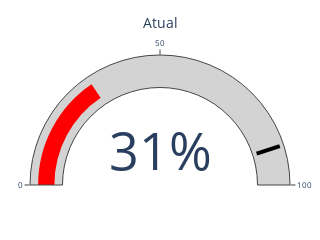
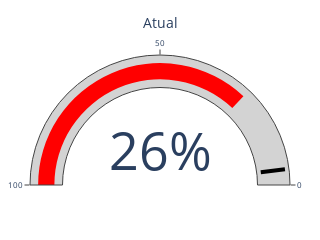
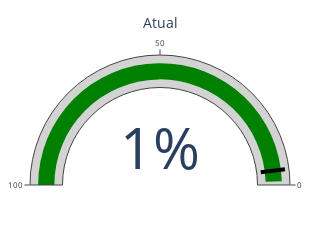

Here is the notebook cell these charts were saved with, in order:
### Code cell
import plotly.graph_objects as go

# cSpell: disable=invalid-name


def calculate_eficiencia(df):
    return df["eficiencia"].mean()


def calculate_performance(df):
    return df["performance"].mean()


def calculate_reparos(df):
    return df["reparo"].mean()


def draw_circular_progress_bar_v2(df: pd.DataFrame, type: str, meta: int):
    # mapear o tipo das funções
    type_map = {
        "eficiencia": calculate_eficiencia,
        "performance": calculate_performance,
        "reparo": calculate_reparos,
    }

    # Verificar a primeira data_registro do dataframe para saber se os dados são do mês atual
    this_month = df["data_registro"].iloc[0].month == pd.Timestamp.now().month
    month = "Atual" if this_month else "Anterior"

    # Obter a função com base no tipo
    func = type_map[type]

    # Calcular a porcentagem
    percentage = func(df.copy()) if func is not None else 0

    # Arredondar porcentagem para não ter casas decimais
    percentage = round(percentage, 2)

    # Definir a cor com base na porcentagem
    if type == "eficiencia":
        color = "green" if percentage >= (meta / 100) else "red"
    else:
        color = "red" if percentage >= (meta / 100) else "green"

    # Definir a escala do eixo para "performance" e "reparo"
    axis_range = [0, 100] if type == "eficiencia" else [100, 0]

    # Criar o gráfico
    fig = go.Figure(
        go.Indicator(
            mode="gauge+number",
            value=percentage * 100,
            number={"suffix": "%"},
            domain={"x": [0, 1], "y": [0, 1]},
            title={
                "text": month,
                "font": {"size": 14},
            },
            gauge={
                "axis": {
                    "range": axis_range,
                    "tickfont": {"size": 8},
                },
                "bar": {"color": color},
                "steps": [
                    {"range": [0, 100], "color": "lightgray"},
                ],
                "threshold": {
                    "line": {"color": "black", "width": 4},
                    "thickness": 0.75,
                    "value": meta,
                },
            },
        )
    )

    fig.update_layout(
        autosize=True,
        margin=dict(t=30, b=30, l=30, r=30),
        plot_bgcolor="white",
        width=200,  # apenas para visualização no jupyter
        height=200,  # apenas para visualização no jupyter
    )

    fig.show()


draw_circular_progress_bar_v2(df_eff, "eficiencia", 90)
draw_circular_progress_bar_v2(df_perf, "performance", 4)
draw_circular_progress_bar_v2(df_reparos, "reparo", 4)

### Figure 1 — Plotly figure (JSON) as saved in the notebook; plotly's stock layout.template omitted (floating-point values rounded to 4 significant figures)
{"data": [{"domain": {"x": [0, 1], "y": [0, 1]}, "gauge": {"axis": {"range": [0, 100], "tickfont": {"size": 8}}, "bar": {"color": "red"}, "steps": [{"color": "lightgray", "range": [0, 100]}], "threshold": {"line": {"color": "black", "width": 4}, "thickness": 0.75, "value": 90}}, "mode": "gauge+number", "number": {"suffix": "%"}, "title": {"font": {"size": 14}, "text": "Atual"}, "type": "indicator", "value": 31}], "layout": {"autosize": true, "height": 200, "margin": {"b": 30, "l": 30, "r": 30, "t": 30}, "plot_bgcolor": "white", "width": 200}}

### Figure 2 — Plotly figure (JSON) as saved in the notebook; plotly's stock layout.template omitted (floating-point values rounded to 4 significant figures)
{"data": [{"domain": {"x": [0, 1], "y": [0, 1]}, "gauge": {"axis": {"range": [100, 0], "tickfont": {"size": 8}}, "bar": {"color": "red"}, "steps": [{"color": "lightgray", "range": [0, 100]}], "threshold": {"line": {"color": "black", "width": 4}, "thickness": 0.75, "value": 4}}, "mode": "gauge+number", "number": {"suffix": "%"}, "title": {"font": {"size": 14}, "text": "Atual"}, "type": "indicator", "value": 26}], "layout": {"autosize": true, "height": 200, "margin": {"b": 30, "l": 30, "r": 30, "t": 30}, "plot_bgcolor": "white", "width": 200}}

### Figure 3 — Plotly figure (JSON) as saved in the notebook; plotly's stock layout.template omitted (floating-point values rounded to 4 significant figures)
{"data": [{"domain": {"x": [0, 1], "y": [0, 1]}, "gauge": {"axis": {"range": [100, 0], "tickfont": {"size": 8}}, "bar": {"color": "green"}, "steps": [{"color": "lightgray", "range": [0, 100]}], "threshold": {"line": {"color": "black", "width": 4}, "thickness": 0.75, "value": 4}}, "mode": "gauge+number", "number": {"suffix": "%"}, "title": {"font": {"size": 14}, "text": "Atual"}, "type": "indicator", "value": 1}], "layout": {"autosize": true, "height": 200, "margin": {"b": 30, "l": 30, "r": 30, "t": 30}, "plot_bgcolor": "white", "width": 200}}
